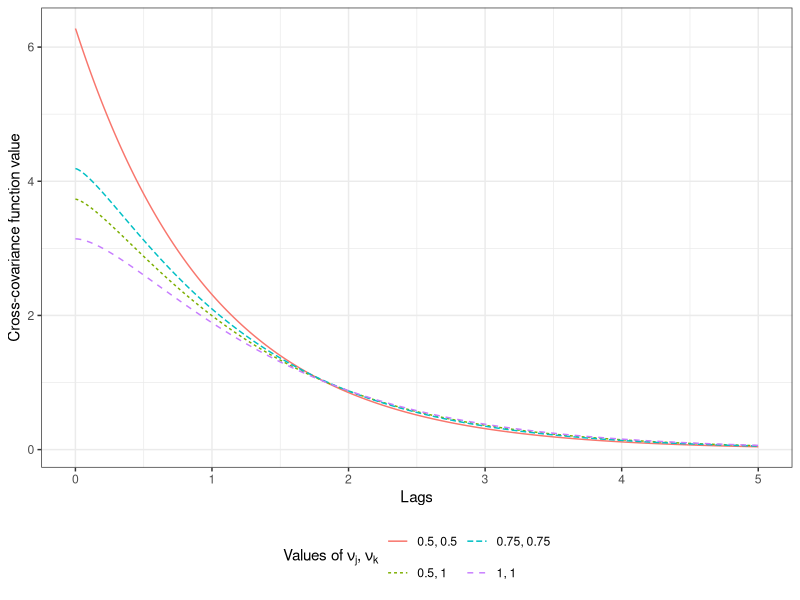
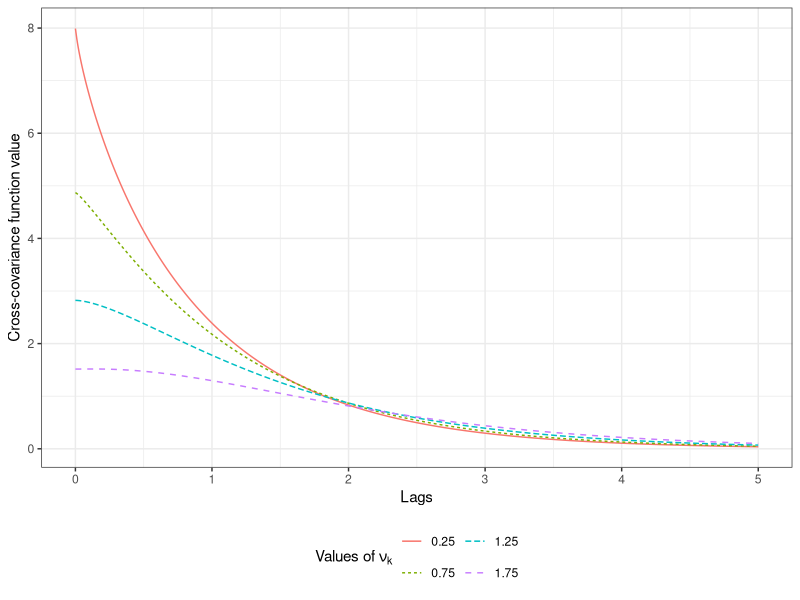
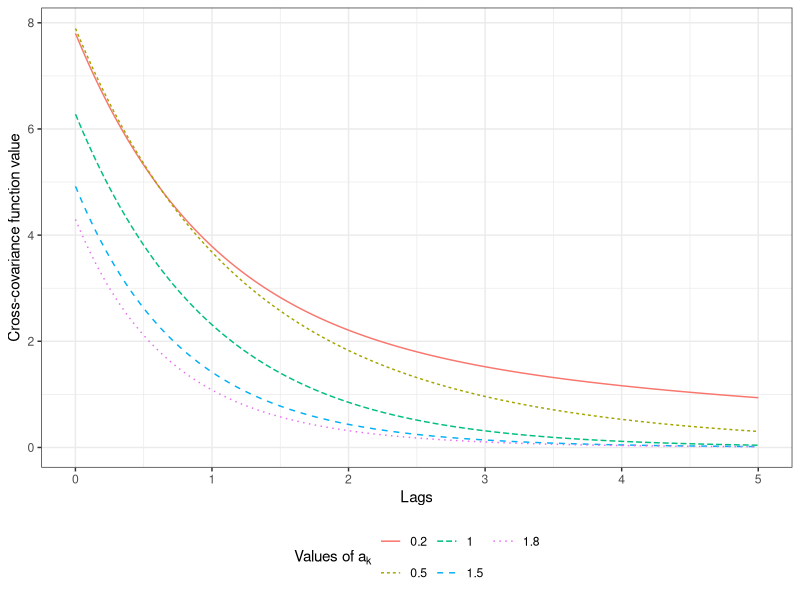
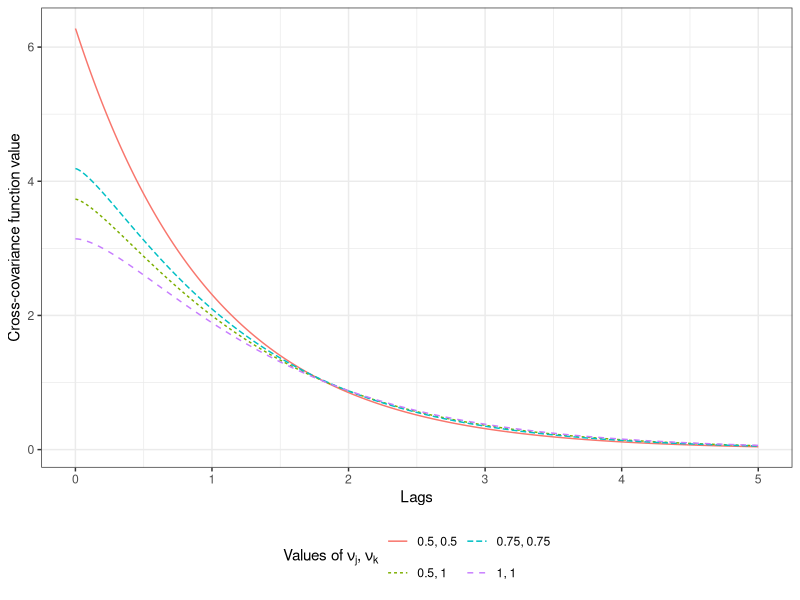
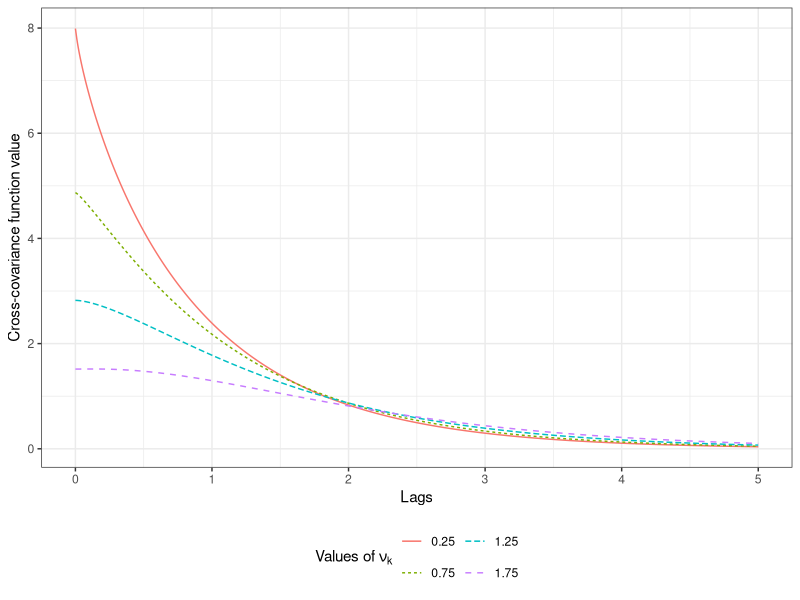
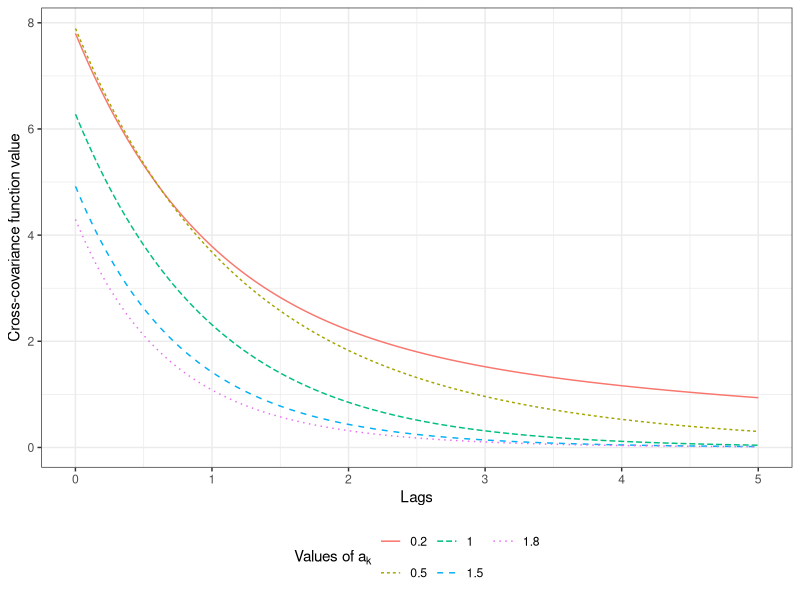

Here is the R script that generated these plots, in order: (Note: this script raises an error after producing the figures.)

library(ggplot2)
library(scales)
theme_set(theme_bw())
spatial_integrate <- function(h,d, a_1, a_2, nu_1, nu_2) {
  spec_dens_single <- function(x, h, d, a_1, a_2, nu_1, nu_2) {
    Re(besselJ(h*x, d/2 - 1) * x^(-(d/2 - 1)) * (a_1 + complex(imaginary = x))^(-nu_1-d/2)*
      (a_2 - complex(imaginary = x))^(-nu_2-d/2)) * x^(d-1)
  }
  test_integrate <- integrate(lower = .0001, upper = 1000, 
                              f = spec_dens_single,
                              h = h, d = d, a_1 = a_1, a_2 = a_2, nu_1 = nu_1, 
                              nu_2 = nu_2,subdivisions = 2000)
  (2 * pi)^(d/2) *h^(-d/2 + 1) * test_integrate[['value']] #/    (a_1^(nu_1) * a_2^(nu_2))
}
a_1 <- a_2 <- 1
d <- 2


lag_seq <- seq(0, 5, by = .005)
res <- sapply(lag_seq, spatial_integrate, d = d, a_1 = a_1, a_2 = a_2, nu_1 = .5, nu_2 = .5)
res2 <- sapply(lag_seq, spatial_integrate, d = d, a_1 = a_1, a_2 = a_2, nu_1 = 1, nu_2 = .5)
res3 <- sapply(lag_seq, spatial_integrate, d = d, a_1 = a_1, a_2 = a_2, nu_1 = 1, nu_2 = 1)
res4 <- sapply(lag_seq, spatial_integrate, d = d, a_1 = a_1, a_2 = a_2, nu_1 = .75, nu_2 = .75)
df <- data.frame(lag_seq, 
                 value = c(res, res2, res3, res4),
                 nu1 = rep(c(.5, .5, 1, .75), each = length(lag_seq)),
                 nu2 = rep(c(.5, 1, 1, .75), each = length(lag_seq)), 
                 nu_label = rep(c('nu[j]=0.2 nu[k]=0.2', 'nu[j]=0.2~nu[k]=0.5', 
                                  'nu[j]=0.5~nu[k]=0.5',  'nu[j]=0.5~nu[k]=0.5'), each = length(lag_seq)))

ggplot(data = df, aes(x = lag_seq, y = value, 
                      color = paste0(nu1, ', ', nu2), 
                      linetype = paste0(nu1, ', ', nu2))) + 
  geom_line() + 
  labs(x = 'Lags', y = 'Cross-covariance function value', #color = 'Parameters',
       linetype = expression(paste('Values of ', nu[j], ', ', nu[k])),
       color = expression(paste('Values of ', nu[j], ', ', nu[k])))+
  theme(legend.position = 'bottom') + 
  guides(linetype=  guide_legend(nrow = 2),
         color=  guide_legend(nrow = 2))
ggsave('images/symmetric_spat.png', height = 4, width = 4)

lag_seq <- seq(0, 5, by = .005)
res <- sapply(lag_seq, spatial_integrate, d = d, a_1 = a_1, a_2 = a_2, nu_1 = .5, nu_2 = .25)
res2 <- sapply(lag_seq, spatial_integrate, d = d, a_1 = a_1, a_2 = a_2, nu_1 = .5, nu_2 = .75)
res3 <- sapply(lag_seq, spatial_integrate, d = d, a_1 = a_1, a_2 = a_2, nu_1 = .5, nu_2 = 1.25)
res4 <- sapply(lag_seq, spatial_integrate, d = d, a_1 = a_1, a_2 = a_2, nu_1 = .5, nu_2 = 1.75)
df <- data.frame(lag_seq, 
                 value = c(res, res2, res3, res4),
                 nu1 = rep(c(.5, .5, .5, .5), each = length(lag_seq)),
                 nu2 = rep(c(.25, .75, 1.25, 1.75), each = length(lag_seq)), 
                 nu_label = rep(c('nu[2]=0.25', 'nu[2]=0.75', 
                                  'nu[2]=1.25',  'nu[2]=1.75'), each = length(lag_seq)))

ggplot(data = df, aes(x = lag_seq, y = value, 
                      color = as.character(nu2), 
                      linetype = as.character( nu2))) + 
  geom_line() + 
  labs(x = 'Lags', y = 'Cross-covariance function value', #color = 'Parameters',
       linetype = expression(paste('Values of ', nu[k])),
       color = expression(paste('Values of ', nu[k])))+
  theme(legend.position = 'bottom') + 
  guides(linetype=  guide_legend(nrow = 2),
         color=  guide_legend(nrow = 2))
ggsave('images/symmetric_spat2.png', height = 4, width = 4)

lag_seq <- seq(0, 5, by = .005)
res <- sapply(lag_seq, spatial_integrate, d = d, a_1 = .2, a_2 = a_2, nu_1 = .5, nu_2 = .5)
res2 <- sapply(lag_seq, spatial_integrate, d = d, a_1 = .5, a_2 = a_2, nu_1 = .5, nu_2 = .5)
res3 <- sapply(lag_seq, spatial_integrate, d = d, a_1 = 1, a_2 = a_2, nu_1 = .5, nu_2 = .5)
res4 <- sapply(lag_seq, spatial_integrate, d = d, a_1 = 1.5, a_2 = a_2, nu_1 = .5, nu_2 = .5)
res5 <- sapply(lag_seq, spatial_integrate, d = d, a_1 = 1.8, a_2 = a_2, nu_1 = .5, nu_2 = .5)
df <- data.frame(lag_seq, 
                 value = c(res, res2, res3, res4, res5),
                 nu1 = rep(c(.5, .5, .5, .5, .5), each = length(lag_seq)),
                 nu2 = rep(c(.2, .5, 1, 1.5, 1.8), each = length(lag_seq)), 
                 nu_label = rep(c('nu[2]=0.25', 'nu[2]=0.75', 
                                  'nu[2]=1.25',  'nu[2]=1.75', ''), each = length(lag_seq)))

ggplot(data = df, aes(x = lag_seq, y = value, 
                      color = as.character(nu2), 
                      linetype = as.character( nu2))) + 
  geom_line() + 
  labs(x = 'Lags', y = 'Cross-covariance function value', #color = 'Parameters',
       linetype = expression(paste('Values of ', a[k])),
       color = expression(paste('Values of ', a[k])))+
  theme(legend.position = 'bottom') + 
  guides(linetype=  guide_legend(nrow = 2),
         color=  guide_legend(nrow = 2))
ggsave('images/symmetric_spat_a.png', height = 4, width = 4)


# test imaginary part?

spatial_integrate <- function(h,d, a_1, a_2, nu_1, nu_2) {
  spec_dens_single <- function(x, h, d, a_1, a_2, nu_1, nu_2) {
    (besselJ(h*x, d/2 - 1) * x^(-(d/2 - 1)) * (a_1 + complex(imaginary = x))^(-nu_1-d/2)*
         (a_2 - complex(imaginary = x))^(-nu_2-d/2)) * x^(d-1)
  }
  test_integrate <- integrate(lower = .0001, upper = 1000, 
                              f = spec_dens_single,
                              h = h, d = d, a_1 = a_1, a_2 = a_2, nu_1 = nu_1, 
                              nu_2 = nu_2,subdivisions = 2000)
  (2 * pi)^(d/2) *h^(-d/2 + 1) * test_integrate[['value']] #/    (a_1^(nu_1) * a_2^(nu_2))
}
a_1 <- a_2 <- 1
d <- 2
(spec_dens_single(x = 1, h = 1, d = 2, a_1 = 1, a_2 = 1, nu_1 = .4, nu_2 = .78))


lag_seq <- seq(0, 5, by = .005)
res <- sapply(lag_seq, spatial_integrate, d = d, a_1 = a_1, a_2 = a_2, nu_1 = .5, nu_2 = .5)



spatial_integrate_d2 <- function(h, a_1, a_2, nu_1, nu_2, e_1, e_2, Delta, approx_seq) {
  spec_dens_theta <- function(x, h, e_1, e_2, Delta) {
    f_theta <- function(theta, x, h, d, e_1, e_2, Delta) {
      theta_x <- cos(theta);theta_y <- sin(theta)
      Re(exp(complex(imaginary = h[1]*x^e_1 * theta_x + h[2]*x^e_2 * theta_y)) *
           Delta(theta_x, theta_y, 1, 2))
    }
    f_theta_im <- function(theta, x, h, d, e_1, e_2, Delta) {
      theta_x <- cos(theta);theta_y <- sin(theta)
      Im(exp(complex(imaginary = h[1]*x^e_1 * theta_x + h[2]*x^e_2 * theta_y)) * 
           Delta(theta_x, theta_y, 1, 2))
    }
    Re_part <- integrate(lower = 0, upper = 2 * pi, f = f_theta, stop.on.error = F,
                         x = x, h = h, e_1 = e_1, e_2 = e_2, Delta = Delta)$value
    Im_part <- integrate(lower = 0, upper = 2 * pi, f = f_theta_im, stop.on.error = F,
                         x = x, h = h, e_1 = e_1, e_2 = e_2, Delta = Delta)$value
    complex(real = Re_part, imaginary = Im_part)
  }
  spec_dens <- function(x, h, a_1, a_2, nu_1, nu_2, e_1, e_2, Delta) {
    Re(spec_dens_theta(x, h, e_1, e_2, Delta) * 
         (a_1 + complex(imaginary = x))^(-nu_1-2/2)*
         (a_2 - complex(imaginary = x))^(-nu_2-2/2)) * x^(d-1)
  }
  approx_seq_lag <- c(approx_seq[1], approx_seq[2:length(approx_seq)] - 
    approx_seq[1:(length(approx_seq)-1)])
  test_final <- sapply(approx_seq,  FUN = spec_dens,
                       h = h, a_1 = a_1, a_2 = a_2, nu_1 = nu_1, 
                       nu_2 = nu_2, e_1 = e_1, e_2 = e_2, Delta = Delta)
  sum(test_final * approx_seq_lag)
}

e_1 <- e_2 <- 1
nu_2 <- nu_1 <- .5

lag_seq <- seq(-1, 1, by = .05)
grid <- expand.grid(lag_seq, 0)

approx_seq <- exp(seq(-10, 7, length.out = 300))
Delta <- function(theta_x, theta_y, entry_1, entry_2) {
  1
}
# make sure it matches with Matern
res <- sapply(1:nrow(grid), function(x, a_1, a_2, nu_1, nu_2, e_1, e_2,
                                     Delta, approx_seq) {
  h = as.double(grid[x,])
  spatial_integrate_d2(h = h, a_1, a_2, nu_1 = nu_1, nu_2 = nu_2, e_1 = e_1, e_2 = e_2, Delta = Delta, approx_seq = approx_seq)
}, a_1 = a_1, a_2 = a_2, nu_1 = nu_1, nu_2 = nu_2, e_1 = e_1, e_2 = e_2, Delta = Delta,approx_seq = approx_seq
)
plot(res)
plot(fields::Matern(abs(lag_seq), nu = .5))
plot(res, fields::Matern(abs(lag_seq), nu = .5))
abline(lm(data.frame(x = res, y =  fields::Matern(abs(lag_seq), nu = .5)), formula = y~x))

# now try more complicated things
Delta <- function(theta_x, theta_y, entry_1, entry_2) {
  complex(imaginary = sign(theta_x) * .3)
}

lag_seq <- seq(-3, 3, by = .025)
grid <- expand.grid(lag_seq, lag_seq)
res <- lapply(1:nrow(grid), function(x, a_1, a_2, nu_1, nu_2, e_1, e_2,
                                     Delta, approx_seq) {
  h = as.double(grid[x,])
  if (x %% 100 == 0) {
    print(x)
    print(h)
  }
  spatial_integrate_d2(h = h, a_1, a_2, nu_1 = nu_1, nu_2 = nu_2, e_1 = e_1, e_2 = e_2, Delta = Delta, approx_seq = approx_seq)
}, a_1 = a_1, a_2 = a_2, nu_1 = nu_1, nu_2 = nu_2, e_1 = e_1, e_2 = e_2, Delta = Delta,approx_seq = approx_seq
)
res_mat <- matrix( nrow = length(lag_seq), ncol = length(lag_seq), unlist(res))
fields::image.plot(res_mat)

grid_vals <- data.frame(grid, res_vals = as.double(unlist(res)))
save(grid_vals, approx_seq, file = paste0('results/asymmetric_2d_', length(approx_seq), '.RData'))
ggplot(data = grid_vals) + 
  geom_tile(aes(x = Var1, y = Var2, fill = res_vals)) + 
  scale_fill_gradient2() + 
  labs(x = expression(t[1]), y = expression(t[2]),
       fill = 'Cross\nCovariance') + 
  theme(legend.position = 'bottom')
ggsave(paste0('images/asymmetric_2d_', length(approx_seq), '.png'), height = 4, width = 4)

Delta <- function(theta_x, theta_y, entry_1, entry_2) {
  1
}

res <- lapply(1:nrow(grid), function(x, a_1, a_2, nu_1, nu_2, e_1, e_2,
                                       Delta, approx_seq) {
  h = as.double(grid[x,])
  if (x %% 100 == 0) {
    print(x)
    print(h)
  }
  spatial_integrate_d2(h = h, a_1, a_2, nu_1 = nu_1, nu_2 = nu_2, e_1 = e_1, e_2 = e_2, Delta = Delta, approx_seq = approx_seq)
}, a_1 = a_1, a_2 = a_2, nu_1 = nu_1, nu_2 = nu_2, e_1 = 1/4, e_2 = e_2, Delta = Delta,approx_seq = approx_seq
)
res_mat <- matrix( nrow = length(lag_seq), ncol = length(lag_seq), unlist(res))
fields::image.plot(res_mat)

grid_vals <- data.frame(grid, res_vals = as.double(unlist(res)))
ggplot(data = grid_vals) + 
  geom_tile(aes(x = Var1, y = Var2, fill = res_vals)) + 
  scale_fill_gradientn(colors = rainbow(5, rev = T)) + 
  labs(x = expression(t[1]), y = expression(t[2]),
       fill = 'Cross\nCovariance') + 
  theme(legend.position = 'bottom')
ggsave(paste0('images/asymmetric_2d_E_', length(approx_seq), '.png'), height = 4, width = 4)
save(grid_vals, approx_seq, file = paste0('results/asymmetric_2d_E_', length(approx_seq), '.RData'))

Delta <- function(theta_x, theta_y, entry_1, entry_2) {
  sign(theta_x)*sign(theta_y) * .3
}

res <- lapply(1:nrow(grid), function(x, a_1, a_2, nu_1, nu_2, e_1, e_2,
                                       Delta, approx_seq) {
  h = as.double(grid[x,])
  if (x %% 100 == 0) {
    print(x)
  }
  spatial_integrate_d2(h = h, a_1, a_2, nu_1 = nu_1, nu_2 = nu_2, e_1 = e_1, e_2 = e_2, Delta = Delta, approx_seq = approx_seq)
}, a_1 = a_1, a_2 = a_2, nu_1 = nu_1, nu_2 = nu_2, e_1 = e_1, e_2 = e_2, Delta = Delta,approx_seq = approx_seq
)
res_mat <- matrix( nrow = length(lag_seq), ncol = length(lag_seq), unlist(res))
fields::image.plot(res_mat)

grid_vals <- data.frame(grid, res_vals = as.double(unlist(res)))
ggplot(data = grid_vals) + 
  geom_tile(aes(x = Var1, y = Var2, fill = res_vals)) + 
  scale_fill_gradient2(midpoint = 0) + 
  labs(x = expression(t[1]), y = expression(t[2]),
       fill = 'Cross\nCovariance') + 
  theme(legend.position = 'bottom')
ggsave(paste0('images/asymmetric_2d_quadrant_', length(approx_seq), '.png'), height = 4, width = 4)
save(grid_vals, approx_seq, file = paste0('results/asymmetric_2d_quadrant_', length(approx_seq), '.RData'))
